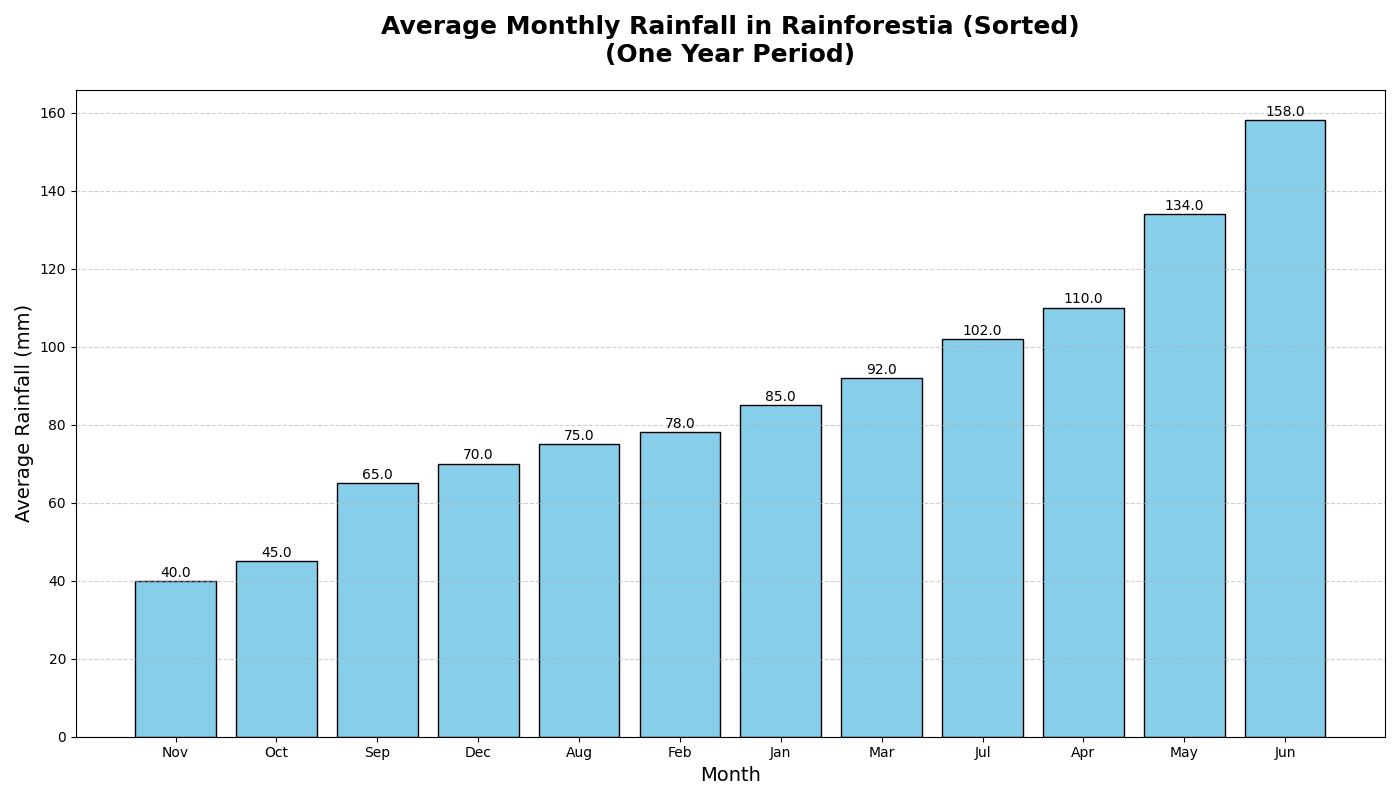

Recreate this plot in Python.
import matplotlib.pyplot as plt
import numpy as np

# Define months and corresponding average rainfall (in millimeters)
months = np.arange(1, 13)
rainfall = np.array([85, 78, 92, 110, 134, 158, 102, 75, 65, 45, 40, 70])

# Sort the rainfall data and associated months for a sorted bar chart
sorted_indices = np.argsort(rainfall)
sorted_rainfall = rainfall[sorted_indices]
sorted_months = months[sorted_indices]
sorted_month_labels = np.array(['Jan', 'Feb', 'Mar', 'Apr', 'May', 'Jun', 'Jul', 'Aug', 'Sep', 'Oct', 'Nov', 'Dec'])[sorted_indices]

# Define a consistent color for all bars
consistent_color = 'skyblue'

# Create the plot
fig, ax = plt.subplots(figsize=(14, 8))

# Plot sorted bar chart for average monthly rainfall
bars = ax.bar(sorted_month_labels, sorted_rainfall, color=consistent_color, edgecolor='black')

# Annotate each bar with the rainfall amount
for bar in bars:
    height = bar.get_height()
    ax.annotate(f'{height:.1f}', xy=(bar.get_x() + bar.get_width() / 2, height), 
                xytext=(0, 3), textcoords='offset points', ha='center', fontsize=10, color='black')

# Add titles and labels
ax.set_title("Average Monthly Rainfall in Rainforestia (Sorted)\n(One Year Period)", fontsize=18, fontweight='bold', pad=20)
ax.set_xlabel("Month", fontsize=14)
ax.set_ylabel("Average Rainfall (mm)", fontsize=14)

# Add gridlines
ax.grid(axis='y', linestyle='--', alpha=0.6)

# Automatically adjust layout before displaying
plt.tight_layout()

# Display the plot
plt.show()
